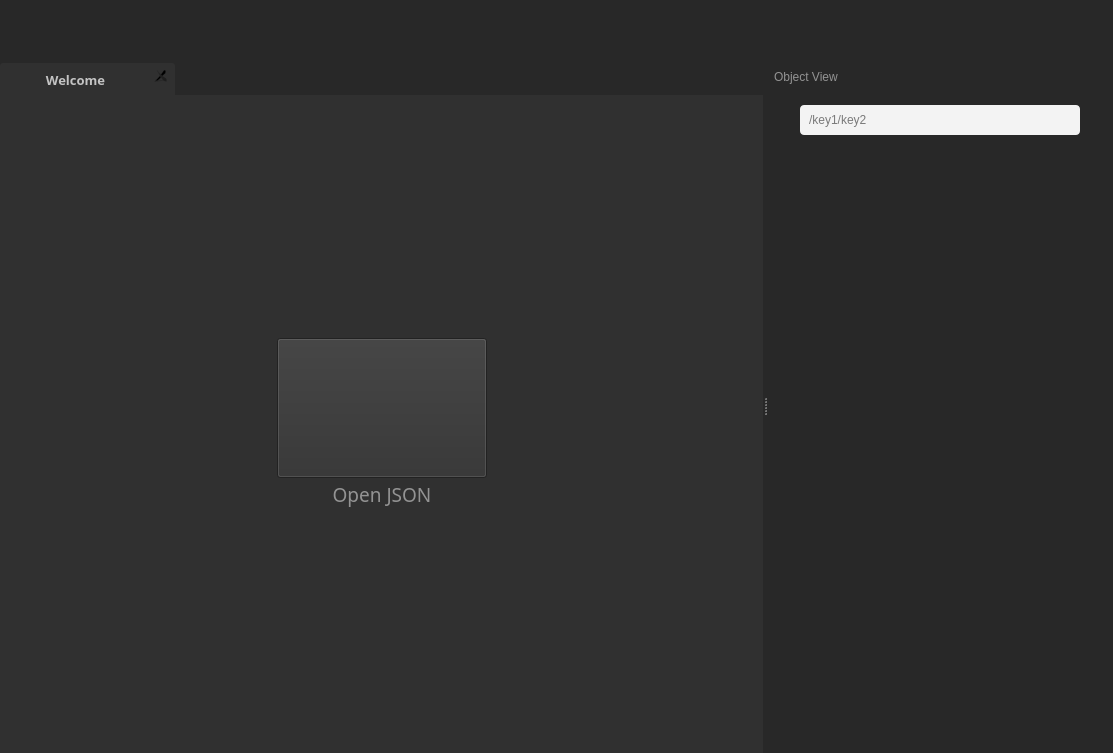
<?xml version="1.0" encoding="UTF-8"?>
<ui version="4.0">
 <class>MainWindow</class>
 <widget class="QMainWindow" name="MainWindow">
  <property name="geometry">
   <rect>
    <x>0</x>
    <y>0</y>
    <width>1113</width>
    <height>753</height>
   </rect>
  </property>
  <property name="windowTitle">
   <string>Dayjur</string>
  </property>
  <property name="styleSheet">
   <string notr="true">QMainWindow {
	background: #282828;
}</string>
  </property>
  <widget class="QWidget" name="centralwidget">
   <property name="styleSheet">
    <string notr="true">QLabel {
    color: #939393;
}

QFrame {
    background: #282828;
    border: 0;
}

QFrame#fr_topbar {
    border-bottom: 1px solid #232323;
}

QFrame#fr_info {
    border-left: 1px solid #232323;
}

QScrollBar:vertical {
    border: none;
    border-radius: 3px;
    background: #282828;
    width: 10px;
    margin: 0px 0px 0px 0px;
}

QScrollBar::handle:vertical {
    min-height: 21px;
    border-radius: 3px;
    background: #535353;
}

QScrollBar::add-line:vertical {
    height: 0px;
    subcontrol-position: bottom;
    subcontrol-origin: margin;
}

QScrollBar::sub-line:vertical {
    height: 0 px;
    subcontrol-position: top;
    subcontrol-origin: margin;
}

QScrollBar:horizontal {
    border: none;
    border-radius: 3px;
    background: #282828;
    height: 10px;
    margin: 0px 0px 0px 0px;
}

QScrollBar::handle:horizontal {
    min-width: 0px;
    border-radius: 3px;
    background-color: #535353;
}

QScrollBar::add-line:horizontal {
    width: 0px;
    subcontrol-position: bottom;
    subcontrol-origin: margin;
}

QScrollBar::sub-line:horizontal {
    width: 0 px;
    subcontrol-position: top;
    subcontrol-origin: margin;
}

QTreeView {
    outline: 0;
    border: none;
}

QTreeView::branch {
    padding: 7px;
}

QTreeView::branch:has-siblings:!adjoins-item {
    border-image: url(:/gfx/icons/treeview/vline.png) 0;
}

QTreeView::branch:has-siblings:adjoins-item {
    border-image: url(:/gfx/icons/treeview/branch-more.png) 0;
}

QTreeView::branch:!has-children:!has-siblings:adjoins-item {
    border-image: url(:/gfx/icons/treeview/branch-end.png) 0;
}

QTreeView::branch:has-children:!has-siblings:closed,
QTreeView::branch:closed:has-children:has-siblings {
        border-image: none;
        image: url(:/gfx/icons/treeview/branch-closed.svg);
}

QTreeView::branch:open:has-children:!has-siblings,
QTreeView::branch:open:has-children:has-siblings  {
        border-image: none;
        padding: 5px;
        image: url(:/gfx/icons/treeview/branch-open.svg);
}

QTreeView::branch::selected {
    background: #535353;
}

QTreeView::item {
    padding: 3;
    color: #f3f3f3;
}

QTreeView::item::selected {
    padding-left: 0;
    background: #535353;
    color: #e3e3e3;
}</string>
   </property>
   <layout class="QVBoxLayout" name="verticalLayout">
    <property name="spacing">
     <number>0</number>
    </property>
    <property name="leftMargin">
     <number>0</number>
    </property>
    <property name="topMargin">
     <number>0</number>
    </property>
    <property name="rightMargin">
     <number>0</number>
    </property>
    <property name="bottomMargin">
     <number>0</number>
    </property>
    <item>
     <widget class="QFrame" name="fr_topbar">
      <property name="minimumSize">
       <size>
        <width>0</width>
        <height>56</height>
       </size>
      </property>
      <property name="maximumSize">
       <size>
        <width>16777215</width>
        <height>49</height>
       </size>
      </property>
      <property name="font">
       <font>
        <stylestrategy>PreferAntialias</stylestrategy>
       </font>
      </property>
      <property name="styleSheet">
       <string notr="true">QPushButton {
    padding: 3px;
    border: none;
}

QPushButton#btn_topbar_open {
    image: url(:/gfx/icons/file_open.svg);
}

QPushButton#btn_topbar_open::hover {
    image: url(:/gfx/icons/file_open_hover.svg);
}

QPushButton#btn_topbar_save {
    image: url(:/gfx/icons/save.svg);
}

QPushButton#btn_topbar_save::hover {
    image: url(:/gfx/icons/save_hover.svg);
}

QPushButton#btn_topbar_save_as {
    image: url(:/gfx/icons/save_as.svg);
}

QPushButton#btn_topbar_save_as::hover {
    image: url(:/gfx/icons/save_as_hover.svg);
}

QPushButton#btn_topbar_settings{
    image: url(:/gfx/icons/settings.svg);
}

QPushButton#btn_topbar_settings::hover {
    image: url(:/gfx/icons/settings_hover.svg);
}

QPushButton#btn_topbar_github {
    image: url(:/gfx/icons/github.svg);
}

QPushButton#btn_topbar_github::hover {
    image: url(:/gfx/icons/github_hover.svg);
}</string>
      </property>
      <property name="frameShape">
       <enum>QFrame::StyledPanel</enum>
      </property>
      <property name="frameShadow">
       <enum>QFrame::Raised</enum>
      </property>
      <layout class="QHBoxLayout" name="horizontalLayout_3">
       <property name="spacing">
        <number>3</number>
       </property>
       <property name="topMargin">
        <number>3</number>
       </property>
       <property name="bottomMargin">
        <number>3</number>
       </property>
       <item>
        <widget class="QPushButton" name="btn_topbar_open">
         <property name="minimumSize">
          <size>
           <width>0</width>
           <height>34</height>
          </size>
         </property>
         <property name="maximumSize">
          <size>
           <width>16777215</width>
           <height>35</height>
          </size>
         </property>
         <property name="cursor">
          <cursorShape>PointingHandCursor</cursorShape>
         </property>
         <property name="toolTip">
          <string>Open JSON</string>
         </property>
         <property name="text">
          <string/>
         </property>
         <property name="icon">
          <iconset resource="../resource.qrc">
           <normaloff>:/gfx/icons/file_open.svg</normaloff>:/gfx/icons/file_open.svg</iconset>
         </property>
         <property name="iconSize">
          <size>
           <width>28</width>
           <height>28</height>
          </size>
         </property>
        </widget>
       </item>
       <item>
        <spacer name="spacer_3">
         <property name="orientation">
          <enum>Qt::Horizontal</enum>
         </property>
         <property name="sizeHint" stdset="0">
          <size>
           <width>572</width>
           <height>20</height>
          </size>
         </property>
        </spacer>
       </item>
      </layout>
     </widget>
    </item>
    <item>
     <widget class="QSplitter" name="splitter">
      <property name="orientation">
       <enum>Qt::Horizontal</enum>
      </property>
      <widget class="QFrame" name="fr_main">
       <property name="styleSheet">
        <string notr="true"/>
       </property>
       <property name="frameShape">
        <enum>QFrame::StyledPanel</enum>
       </property>
       <property name="frameShadow">
        <enum>QFrame::Raised</enum>
       </property>
       <layout class="QHBoxLayout" name="horizontalLayout_4">
        <property name="spacing">
         <number>0</number>
        </property>
        <property name="leftMargin">
         <number>0</number>
        </property>
        <property name="topMargin">
         <number>0</number>
        </property>
        <property name="rightMargin">
         <number>0</number>
        </property>
        <property name="bottomMargin">
         <number>0</number>
        </property>
        <item>
         <widget class="QSplitter" name="splitter_main">
          <property name="orientation">
           <enum>Qt::Horizontal</enum>
          </property>
          <widget class="QTabWidget" name="tabs_main">
           <property name="minimumSize">
            <size>
             <width>0</width>
             <height>0</height>
            </size>
           </property>
           <property name="font">
            <font>
             <family>Varela Round</family>
             <pointsize>10</pointsize>
             <bold>true</bold>
            </font>
           </property>
           <property name="styleSheet">
            <string notr="true">QTabBar::scroller {
    width: 42px;
}

QTabBar QToolButton {
    background: #303030;
    border-width: 1px;
}

QTabWidget::pane {
    top: -1px;
    border: 0;
}

QTabBar::close-button {
    padding-top: 3px;
    image: url(:/gfx/icons/close.svg);
 }

QTabBar::close-button:hover {
    padding-top: 3px;
    image: url(:/gfx/icons/close_hover.svg);
}

 QTabBar::tab {
    width: 161px;
    padding: 7px;
    margin-right: 1px;
    margin-top: 7px;
    background-color: #232323;
    color: #838383;
    border-top-right-radius:3px;
    border-top-left-radius: 3px;
}

QTabBar::tab:selected {
    background: #303030;
    color: #c3c3c3;
    margin-bottom: -1px;
}

QFrame {
    border: 0;
    background: #303030;
}

QPushButton {
    background: #303030;
}</string>
           </property>
           <property name="currentIndex">
            <number>0</number>
           </property>
           <property name="elideMode">
            <enum>Qt::ElideNone</enum>
           </property>
           <property name="usesScrollButtons">
            <bool>true</bool>
           </property>
           <property name="tabsClosable">
            <bool>true</bool>
           </property>
           <property name="movable">
            <bool>false</bool>
           </property>
           <widget class="QWidget" name="tab_welcome">
            <attribute name="title">
             <string>Welcome</string>
            </attribute>
            <layout class="QHBoxLayout" name="horizontalLayout">
             <property name="spacing">
              <number>0</number>
             </property>
             <property name="leftMargin">
              <number>0</number>
             </property>
             <property name="topMargin">
              <number>0</number>
             </property>
             <property name="rightMargin">
              <number>0</number>
             </property>
             <property name="bottomMargin">
              <number>0</number>
             </property>
             <item>
              <widget class="QFrame" name="fr_tab_open">
               <property name="styleSheet">
                <string notr="true"/>
               </property>
               <property name="frameShape">
                <enum>QFrame::StyledPanel</enum>
               </property>
               <property name="frameShadow">
                <enum>QFrame::Raised</enum>
               </property>
               <layout class="QHBoxLayout" name="horizontalLayout_2">
                <property name="spacing">
                 <number>0</number>
                </property>
                <property name="leftMargin">
                 <number>0</number>
                </property>
                <property name="topMargin">
                 <number>0</number>
                </property>
                <property name="rightMargin">
                 <number>0</number>
                </property>
                <property name="bottomMargin">
                 <number>0</number>
                </property>
                <item>
                 <spacer name="spacer_2">
                  <property name="orientation">
                   <enum>Qt::Horizontal</enum>
                  </property>
                  <property name="sizeHint" stdset="0">
                   <size>
                    <width>191</width>
                    <height>20</height>
                   </size>
                  </property>
                 </spacer>
                </item>
                <item>
                 <layout class="QVBoxLayout" name="verticalLayout_2">
                  <item>
                   <spacer name="spacer_4">
                    <property name="orientation">
                     <enum>Qt::Vertical</enum>
                    </property>
                    <property name="sizeHint" stdset="0">
                     <size>
                      <width>20</width>
                      <height>40</height>
                     </size>
                    </property>
                   </spacer>
                  </item>
                  <item>
                   <widget class="QPushButton" name="btn_open_json">
                    <property name="minimumSize">
                     <size>
                      <width>210</width>
                      <height>140</height>
                     </size>
                    </property>
                    <property name="maximumSize">
                     <size>
                      <width>210</width>
                      <height>140</height>
                     </size>
                    </property>
                    <property name="cursor">
                     <cursorShape>PointingHandCursor</cursorShape>
                    </property>
                    <property name="toolTip">
                     <string>Open JSON</string>
                    </property>
                    <property name="text">
                     <string/>
                    </property>
                    <property name="icon">
                     <iconset resource="../resource.qrc">
                      <normaloff>:/gfx/icons/file_open.svg</normaloff>:/gfx/icons/file_open.svg</iconset>
                    </property>
                    <property name="iconSize">
                     <size>
                      <width>48</width>
                      <height>48</height>
                     </size>
                    </property>
                   </widget>
                  </item>
                  <item>
                   <widget class="QLabel" name="lbl_open_json">
                    <property name="minimumSize">
                     <size>
                      <width>0</width>
                      <height>33</height>
                     </size>
                    </property>
                    <property name="font">
                     <font>
                      <family>Varela Round</family>
                      <pointsize>14</pointsize>
                     </font>
                    </property>
                    <property name="text">
                     <string>Open JSON</string>
                    </property>
                    <property name="alignment">
                     <set>Qt::AlignCenter</set>
                    </property>
                   </widget>
                  </item>
                  <item>
                   <spacer name="spacer_5">
                    <property name="orientation">
                     <enum>Qt::Vertical</enum>
                    </property>
                    <property name="sizeHint" stdset="0">
                     <size>
                      <width>20</width>
                      <height>40</height>
                     </size>
                    </property>
                   </spacer>
                  </item>
                 </layout>
                </item>
                <item>
                 <spacer name="spacer">
                  <property name="orientation">
                   <enum>Qt::Horizontal</enum>
                  </property>
                  <property name="sizeHint" stdset="0">
                   <size>
                    <width>190</width>
                    <height>20</height>
                   </size>
                  </property>
                 </spacer>
                </item>
               </layout>
              </widget>
             </item>
            </layout>
           </widget>
          </widget>
         </widget>
        </item>
       </layout>
      </widget>
      <widget class="QFrame" name="fr_sidepanel">
       <property name="styleSheet">
        <string notr="true">QLineEdit {
    padding: 7px;
    background: #f3f3f3;
    border-radius: 4px;
}</string>
       </property>
       <property name="frameShape">
        <enum>QFrame::StyledPanel</enum>
       </property>
       <property name="frameShadow">
        <enum>QFrame::Raised</enum>
       </property>
       <layout class="QVBoxLayout" name="verticalLayout_3">
        <property name="spacing">
         <number>21</number>
        </property>
        <property name="leftMargin">
         <number>7</number>
        </property>
        <property name="topMargin">
         <number>14</number>
        </property>
        <property name="rightMargin">
         <number>7</number>
        </property>
        <property name="bottomMargin">
         <number>14</number>
        </property>
        <item>
         <widget class="QLabel" name="lbl_view_object">
          <property name="text">
           <string>Object View</string>
          </property>
         </widget>
        </item>
        <item>
         <layout class="QHBoxLayout" name="hl_search">
          <item>
           <spacer name="hs_2">
            <property name="orientation">
             <enum>Qt::Horizontal</enum>
            </property>
            <property name="sizeType">
             <enum>QSizePolicy::Minimum</enum>
            </property>
            <property name="sizeHint" stdset="0">
             <size>
              <width>21</width>
              <height>20</height>
             </size>
            </property>
           </spacer>
          </item>
          <item>
           <widget class="QLineEdit" name="input_ptr">
            <property name="minimumSize">
             <size>
              <width>0</width>
              <height>28</height>
             </size>
            </property>
            <property name="maximumSize">
             <size>
              <width>280</width>
              <height>16777215</height>
             </size>
            </property>
            <property name="placeholderText">
             <string>/key1/key2</string>
            </property>
            <property name="clearButtonEnabled">
             <bool>true</bool>
            </property>
           </widget>
          </item>
          <item>
           <spacer name="hs">
            <property name="orientation">
             <enum>Qt::Horizontal</enum>
            </property>
            <property name="sizeType">
             <enum>QSizePolicy::Minimum</enum>
            </property>
            <property name="sizeHint" stdset="0">
             <size>
              <width>21</width>
              <height>20</height>
             </size>
            </property>
           </spacer>
          </item>
         </layout>
        </item>
        <item>
         <widget class="QTreeView" name="view_object">
          <property name="font">
           <font>
            <family>DejaVu Sans Mono</family>
            <pointsize>10</pointsize>
           </font>
          </property>
          <property name="uniformRowHeights">
           <bool>true</bool>
          </property>
          <attribute name="headerVisible">
           <bool>false</bool>
          </attribute>
         </widget>
        </item>
       </layout>
      </widget>
     </widget>
    </item>
   </layout>
  </widget>
 </widget>
 <resources>
  <include location="../resource.qrc"/>
 </resources>
 <connections/>
</ui>
